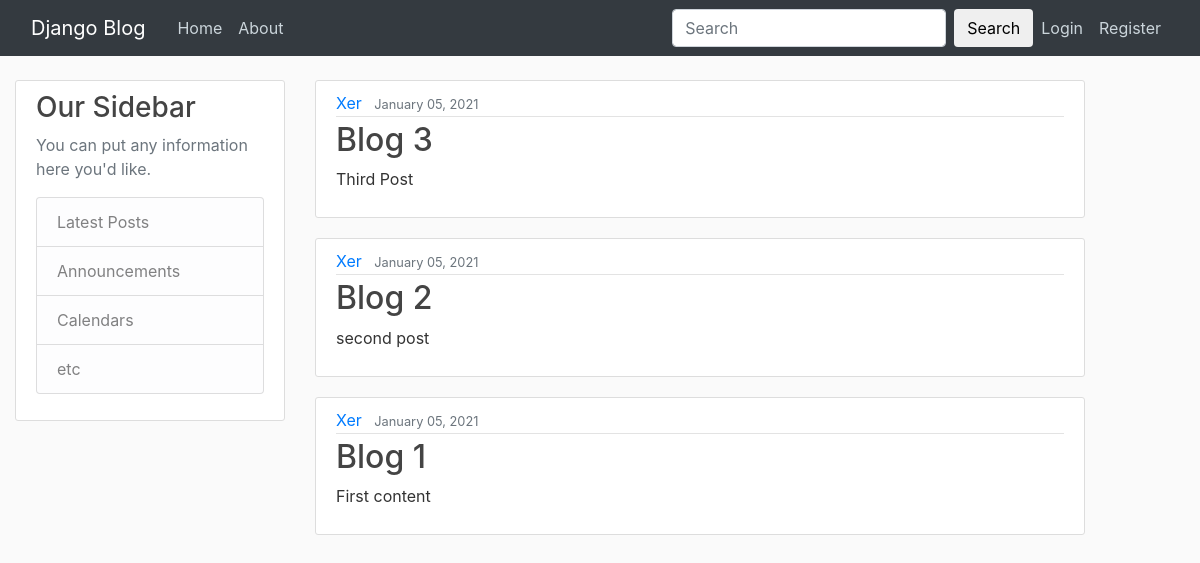
Before: / with the older database file.
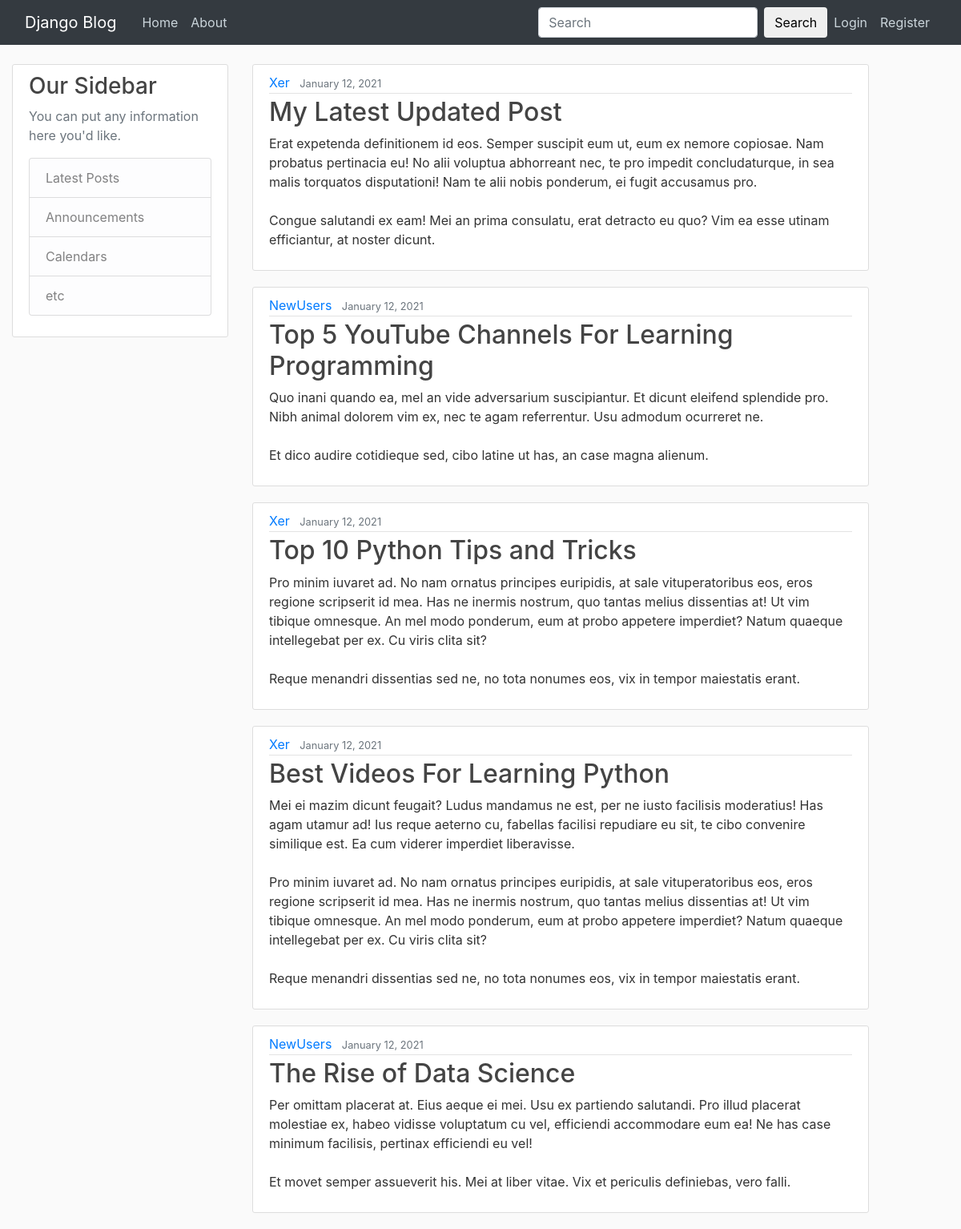
After: the same page with the newer database file.
### blog/models.py (models this page shows, shortened)
class Post(models.Model):
    title = models.CharField(max_length=100)
    content = models.TextField()
    date_posted = models.DateTimeField(default=timezone.now)
    author = models.ForeignKey(User, on_delete=models.CASCADE)

### blog/views.py (the view)
# urls.py: path('', PostListView.as_view(), name='blog-home'),
class PostListView(ListView):
    model = Post
    template_name = 'blog/home.html'  # <app>/<model>_<viewtype>.html
    context_object_name = 'posts'
    ordering = ['-date_posted']
    paginate_by = 5

### blog/templates/blog/home.html
{% extends "blog/base.html" %}
{% block content %}
    {% for post in posts %}
        <article class="media content-section">
          <div class="media-body">
            <div class="article-metadata">
              <a class="mr-2" href="#">{{ post.author }}</a>
              <small class="text-muted">{{ post.date_posted|date:"F d, Y" }}</small>
            </div>
            <h2><a class="article-title" href="#">{{ post.title }}</a></h2>
            <p class="article-content">{{ post.content }}</p>
          </div>
        </article>
    {% endfor %}
{% endblock content %}

### blog/templates/blog/base.html (shortened to what this page needs)
{% load static %}
<!DOCTYPE html>
<html>
<head>
    <link rel="stylesheet" href="https://maxcdn.bootstrapcdn.com/bootstrap/4.0.0/css/bootstrap.min.css">
    <link rel="stylesheet" type="text/css" href="{% static 'blog/main.css' %}">
</head>
<body>
    <header class="site-header">
      <nav class="navbar navbar-expand-md navbar-dark bg-dark fixed-top">
        <div class="container-fluid">
          <a class="navbar-brand mr-4" href="{% url 'blog-home' %}">Django Blog</a>
          <div class="collapse navbar-collapse" id="navbarToggle">
            <div class="navbar-nav mr-auto">
              <a class="nav-item nav-link" href="{% url 'blog-home' %}">Home</a>
              <a class="nav-item nav-link" href="{% url 'blog-about' %}">About</a>
            </div>
            <div class="navbar-nav">
              <form class="form-inline">
                <input class="form-control mr-sm-2" type="search" placeholder="Search" aria-label="Search">
                <button class="btn btn-outline-steel my-2 my-sm-0" type="submit">Search</button>
              </form>
              {% if user.is_authenticated %}
                <a class="nav-item nav-link" href="{% url 'post-create' %}">New Post</a>
                <a class="nav-item nav-link" href="{% url 'logout' %}">Logout</a>
                <a class="nav-item nav-link" href="{% url 'profile' %}">Profile</a>
              {% else %}
                <a class="nav-item nav-link" href="{% url 'login' %}">Login</a>
                <a class="nav-item nav-link" href="{% url 'register' %}">Register</a>
              {% endif %}
            </div>
          </div>
        </div>
      </nav>
    </header>
    <main role="main" class="container-fluid">
      <div class="row">
        <div class="col-md-3 bd-sidebar">
          <div class="content-section">
            <h3>Our Sidebar</h3>
            <p class='text-muted'>You can put any information here you'd like.
              <ul class="list-group">
                <li class="list-group-item list-group-item-light">Latest Posts</li>
                <li class="list-group-item list-group-item-light">Announcements</li>
                <li class="list-group-item list-group-item-light">Calendars</li>
                <li class="list-group-item list-group-item-light">etc</li>
              </ul>
            </p>
          </div>
        </div>
        <div class="col-md-8">
          {% block content %}{% endblock %}
        </div>
      </div>
    </main>
</body>
</html>

### blog/static/blog/main.css (style rules this page uses)
body { background: #fafafa; color: #333333; margin-top: 5rem; }
h1, h2, h3, h4, h5, h6 { color: #444444; }
ul { margin: 0; }
.site-header .navbar-nav .nav-link { color: #cbd5db; }
.content-section { background: #ffffff; padding: 10px 20px; border: 1px solid #dddddd; border-radius: 3px; margin-bottom: 20px; }
.article-title { color: #444444; }
.article-content { white-space: pre-line; }
.article-metadata { padding-bottom: 1px; margin-bottom: 4px; border-bottom: 1px solid #e3e3e3 }

Changed rows visible on the page:
no longer on this page (row unchanged): Post: author "Xer", date_posted "January 05, 2021", title "Blog 3", content "Third Post"
no longer on this page (row unchanged): Post: author "Xer", date_posted "January 05, 2021", title "Blog 2", content "second post"
no longer on this page (row unchanged): Post: author "Xer", date_posted "January 05, 2021", title "Blog 1", content "First content"
added Post: author "Xer", date_posted "January 12, 2021", title "My Latest Updated Post", content "Erat expetenda definitionem id eos. Semper suscipit eum ut, eum ex nemore copiosae. Nam probatus pertinacia eu! No alii voluptua abhorreant nec, te pro impedit concludaturque, in sea malis torquatos disputationi! Nam te alii nobis ponderum, ei fugit accusamus pro. Congue salutandi ex eam! Mei an prima consulatu, erat detracto eu quo? Vim ea esse utinam efficiantur, at noster dicunt."
added Post: author "NewUsers", date_posted "January 12, 2021", title "Top 5 YouTube Channels For Learning Programming", content "Quo inani quando ea, mel an vide adversarium suscipiantur. Et dicunt eleifend splendide pro. Nibh animal dolorem vim ex, nec te agam referrentur. Usu admodum ocurreret ne. Et dico audire cotidieque sed, cibo latine ut has, an case magna alienum."
added Post: author "Xer", date_posted "January 12, 2021", title "Top 10 Python Tips and Tricks", content "Pro minim iuvaret ad. No nam ornatus principes euripidis, at sale vituperatoribus eos, eros regione scripserit id mea. Has ne inermis nostrum, quo tantas melius dissentias at! Ut vim tibique omnesque. An mel modo ponderum, eum at probo appetere imperdiet? Natum quaeque intellegebat per ex. Cu viris clita sit? Reque menandri dissentias sed ne, no tota nonumes eos, vix in tempor maiestatis erant."
added Post: author "Xer", date_posted "January 12, 2021", title "Best Videos For Learning Python", content "Mei ei mazim dicunt feugait? Ludus mandamus ne est, per ne iusto facilisis moderatius! Has agam utamur ad! Ius reque aeterno cu, fabellas facilisi repudiare eu sit, te cibo convenire similique est. Ea cum viderer imperdiet liberavisse. Pro minim iuvaret ad. No nam ornatus principes euripidis, at sale vituperatoribus eos, eros regione scripserit id mea. Has ne inermis nostrum, quo tantas melius dissentias at! Ut vim tibique omnesque. An mel modo ponderum, eum at probo appetere imperdiet? Natum quaeque intellegebat per ex. Cu viris clita sit? Reque menandri dissentias sed ne, no tota nonumes eos, vix in tempor maiestatis erant."
added Post: author "NewUsers", date_posted "January 12, 2021", title "The Rise of Data Science", content "Per omittam placerat at. Eius aeque ei mei. Usu ex partiendo salutandi. Pro illud placerat molestiae ex, habeo vidisse voluptatum cu vel, efficiendi accommodare eum ea! Ne has case minimum facilisis, pertinax efficiendi eu vel! Et movet semper assueverit his. Mei at liber vitae. Vix et periculis definiebas, vero falli."
